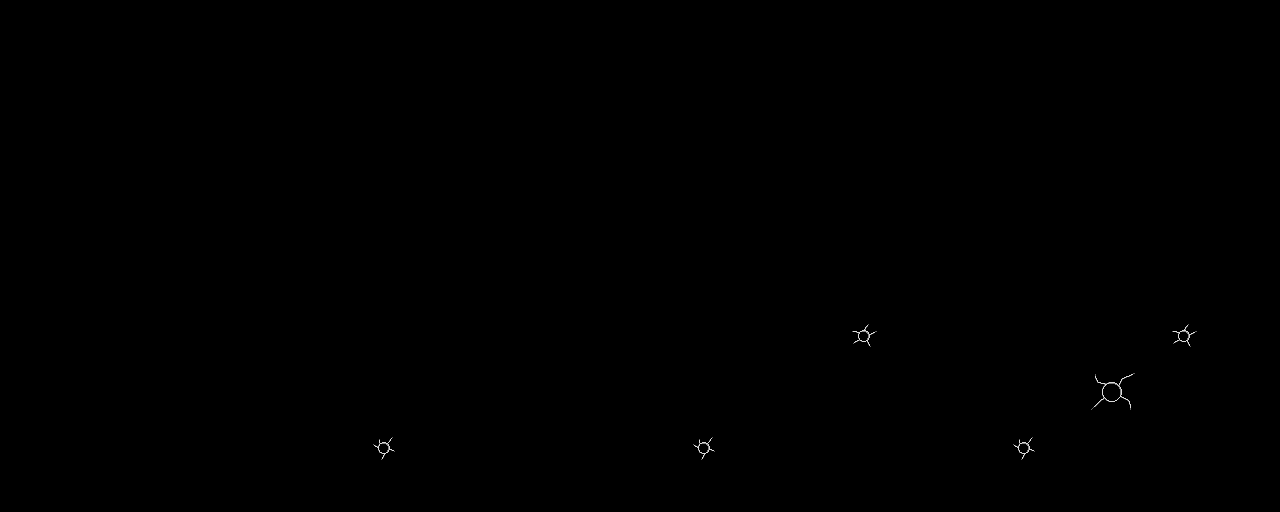

A 2D game scene composited from a Tiled map and its tileset images. What follows is a short description and the map's XML, with each tile layer's data collapsed to a summary:
An orthogonal 80x32 tile map with 16x16 px tiles, 4 tile layers (map, blocks, actors, foreground), 3 tilesets.

<map version="1.10" tiledversion="1.10.1" orientation="orthogonal" renderorder="right-down" width="80" height="32" tilewidth="16" tileheight="16" hexsidelength="0" infinite="0" nextlayerid="7" nextobjectid="1">
  <properties>
    <property name="copper_24" type="bool" value="true" />
    <property name="first_copper" type="int" value="35" />
  </properties>
  <tileset firstgid="1" source="../Actors.tsx" />
  <tileset firstgid="257" source="../Blocks.tsx" />
  <tileset firstgid="513" source="Black.tileset.tsx" />
  <layer id="1" name="map" width="80" height="32">
    <data>[2560 cells, 2535 non-empty, 18 distinct tile ids]</data>
    <properties>
      <property name="amiga_aga" type="bool" value="true" />
      <property name="foreground" type="bool" value="false" />
      <property name="amiga_ocs" type="bool" value="true" />
    </properties>
  </layer>
  <layer id="2" name="blocks" width="80" height="32">
    <data>[2560 cells, 0 non-empty, 0 distinct tile ids]</data>
    <properties>
      <property name="amiga_aga" type="bool" value="true" />
      <property name="foreground" type="bool" value="false" />
      <property name="amiga_ocs" type="bool" value="true" />
    </properties>
  </layer>
  <layer id="3" name="actors" width="80" height="32">
    <data>[2560 cells, 0 non-empty, 0 distinct tile ids]</data>
    <properties>
      <property name="amiga_aga" type="bool" value="true" />
      <property name="foreground" type="bool" value="false" />
      <property name="amiga_ocs" type="bool" value="true" />
    </properties>
  </layer>
  <layer id="4" name="foreground" width="80" height="32">
    <data>[2560 cells, 0 non-empty, 0 distinct tile ids]</data>
    <properties>
      <property name="amiga_aga" type="bool" value="true" />
      <property name="foreground" type="bool" value="true" />
      <property name="amiga_ocs" type="bool" value="true" />
    </properties>
  </layer>
  <objectgroup id="6" name="events" />
</map>
